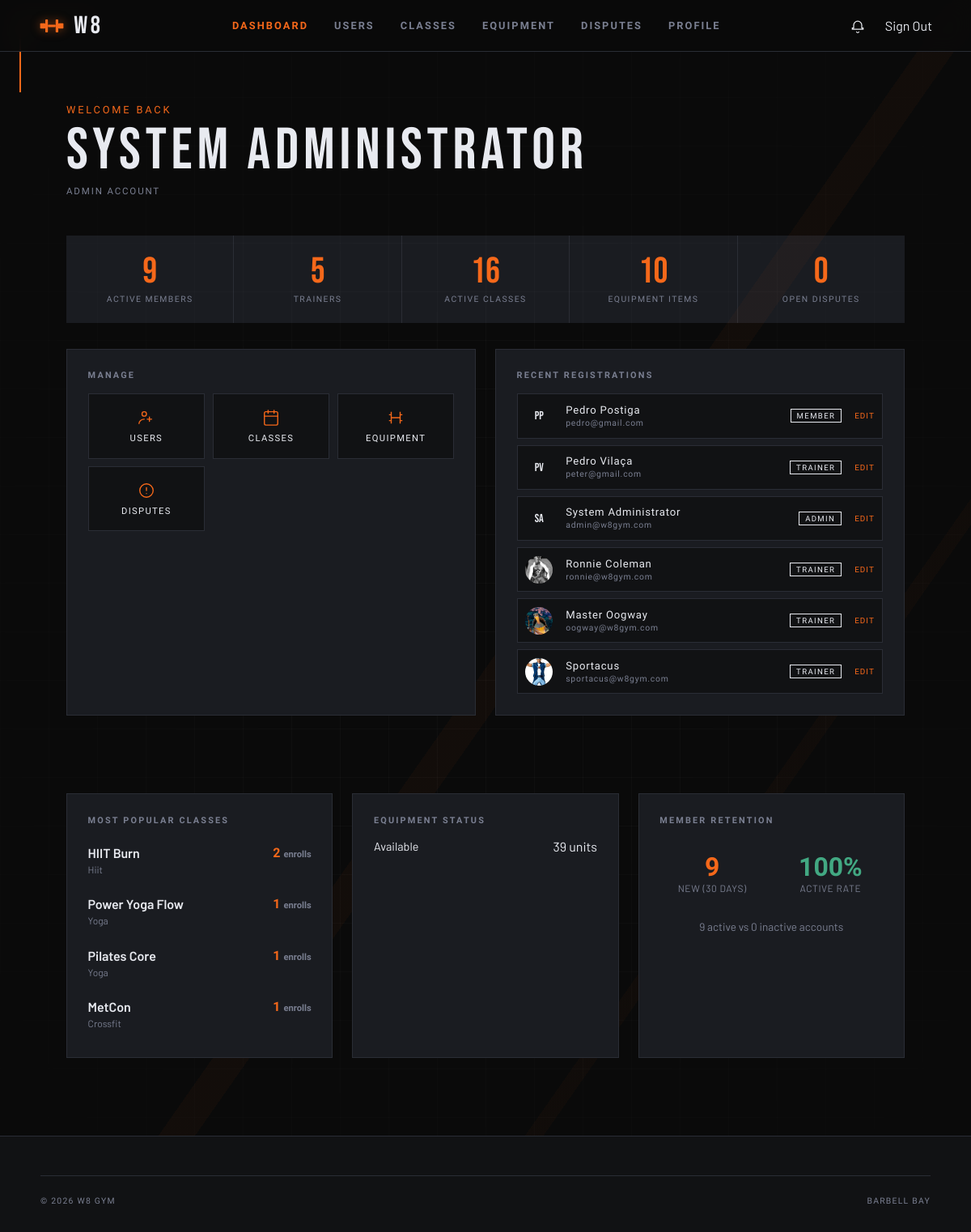
/pages/dashboard.php (signed in), run on the app's committed database.
### tables this page shows
CREATE TABLE users (
  id             INTEGER PRIMARY KEY AUTOINCREMENT,
  username       TEXT    NOT NULL UNIQUE,
  email          TEXT    NOT NULL UNIQUE,
  password_hash  TEXT    NOT NULL,
  first_name     TEXT    NOT NULL,
  last_name      TEXT    NOT NULL,
  phone          TEXT    DEFAULT NULL,
  date_of_birth  TEXT    DEFAULT NULL,   -- ISO-8601: YYYY-MM-DD
  photo_path     TEXT    DEFAULT NULL,   -- stored relative path
  role           TEXT    NOT NULL DEFAULT 'member'
                         CHECK (role IN ('member','trainer','admin')),
  is_active      INTEGER NOT NULL DEFAULT 1,
  created_at     TEXT    NOT NULL DEFAULT (datetime('now')),
  updated_at     TEXT    NOT NULL DEFAULT (datetime('now'))
  -- NOTE: update updated_at via UPDATE trigger or in application code
);

### config/session.php (called while the page is built, shortened)
<?php
function current_user(): ?array {
    return $_SESSION['user'] ?? null;
}
function require_login(string $redirect = '../pages/sign_in.php'): array {
    $user = current_user();
    return $user;
}

### pages/dashboard.php (the view, shortened to what this page needs)
<?php
require_once __DIR__ . '/../config/session.php';
$user  = require_login();
$db    = get_db();
$role  = $user['role'];
$admin_stats       = [];
if ($role === 'admin') {
    $admin_stats['total_members']  = $db->query('SELECT COUNT(*) FROM users WHERE role="member" AND is_active=1')->fetchColumn();
    $admin_stats['total_trainers'] = $db->query('SELECT COUNT(*) FROM users WHERE role="trainer" AND is_active=1')->fetchColumn();
    $admin_stats['total_classes']  = $db->query('SELECT COUNT(*) FROM classes WHERE is_active=1')->fetchColumn();
    $admin_stats['open_disputes']  = $db->query('SELECT COUNT(*) FROM disputes WHERE status="open"')->fetchColumn();
    $admin_stats['total_equipment'] = $db->query('SELECT COUNT(*) FROM equipment')->fetchColumn();
    $admin_stats['popular_classes'] = $db->query(
        "SELECT c.name, c.type, COUNT(e.id) as enroll_count
         FROM classes c
         LEFT JOIN class_sessions cs ON cs.class_id = c.id
         LEFT JOIN enrollments e ON e.session_id = cs.id AND e.status = 'enrolled'
         GROUP BY c.id
         ORDER BY enroll_count DESC
         LIMIT 4"
    )->fetchAll();
    $admin_stats['equipment_usage'] = $db->query(
        "SELECT status, COUNT(*) as count FROM equipment_units GROUP BY status"
    )->fetchAll();
    $admin_stats['retention_active'] = (int)$db->query("SELECT COUNT(*) FROM users WHERE role = 'member' AND is_active = 1")->fetchColumn();
    $admin_stats['retention_inactive'] = (int)$db->query("SELECT COUNT(*) FROM users WHERE role = 'member' AND is_active = 0")->fetchColumn();
    $admin_stats['new_signups'] = (int)$db->query("SELECT COUNT(*) FROM users WHERE role = 'member' AND created_at >= date('now', '-30 days')")->fetchColumn();
    $recent_users = $db->query(
        'SELECT id, first_name, last_name, email, role, photo_path, created_at FROM users ORDER BY created_at DESC LIMIT 6'
    )->fetchAll();
}
?>
<!DOCTYPE html>
<html lang="en">
<head>
  <link rel="stylesheet" href="../css/base.css">
  <link rel="stylesheet" href="../css/components.css">
  <link rel="stylesheet" href="../css/dashboard.css">
</head>
<body>
  <div class="bg-fixed bg-grid"></div>
  <div class="bg-fixed bg-diagonal"></div>
  <span class="corner corner--tl"></span>
  <?php
    require_once __DIR__ . '/../includes/nav.php';
  ?>
  <main>
    <header class="dash-hero">
      <div class="dash-hero__greeting">Welcome back</div>
      <div class="dash-hero__name"><?= htmlspecialchars($user['first_name'] . ' ' . $user['last_name']) ?></div>
      <div class="dash-hero__role"><?= ucfirst($role) ?> Account</div>
    </header>
    <?php if ($role === 'admin'): ?>
    <section style="max-width:1100px;margin:0 auto;padding:0 2rem 2rem;">
    <div class="stat-cards">
      <article class="stat-card">
        <div class="stat-card__n"><?= $admin_stats['total_members'] ?></div>
        <div class="stat-card__l">Active Members</div>
      </article>
      <article class="stat-card">
        <div class="stat-card__n"><?= $admin_stats['total_trainers'] ?></div>
        <div class="stat-card__l">Trainers</div>
      </article>
      <article class="stat-card">
        <div class="stat-card__n"><?= $admin_stats['total_classes'] ?></div>
        <div class="stat-card__l">Active Classes</div>
      </article>
      <article class="stat-card">
        <div class="stat-card__n"><?= $admin_stats['total_equipment'] ?></div>
        <div class="stat-card__l">Equipment Items</div>
      </article>
      <article class="stat-card">
        <div class="stat-card__n" style="<?= $admin_stats['open_disputes'] > 0 ? 'color:#e84040' : '' ?>"><?= $admin_stats['open_disputes'] ?></div>
        <div class="stat-card__l">Open Disputes</div>
      </article>
      </div>
    </section>
    <section class="dash-grid dash-grid--admin" style="grid-template-columns:1fr 1fr;">
    <article class="dash-card">
      <div class="dash-card__title">Manage</div>
      <div class="quick-links">
        <a href="admin_users.php" class="quick-link">
          <svg viewBox="0 0 24 24" fill="none"><circle cx="9" cy="7" r="3" stroke="currentColor" stroke-width="1.5"/><path d="M2 20c0-3.314 3.134-6 7-6" stroke="currentColor" stroke-width="1.5" stroke-linecap="round"/><path d="M16 11v6M13 14h6" stroke="currentColor" stroke-width="1.5" stroke-linecap="round"/></svg>
          <span>Users</span>
        </a>
        <a href="admin_classes.php" class="quick-link">
          <svg viewBox="0 0 24 24" fill="none"><rect x="3" y="4" width="18" height="18" rx="2" stroke="currentColor" stroke-width="1.5"/><path d="M3 10h18M8 2v4M16 2v4" stroke="currentColor" stroke-width="1.5" stroke-linecap="round"/></svg>
          <span>Classes</span>
        </a>
        <a href="admin_equipment.php" class="quick-link">
          <svg viewBox="0 0 24 24" fill="none"><path d="M6 4v16M18 4v16M3 8h3M18 8h3M3 16h3M18 16h3M6 12h12" stroke="currentColor" stroke-width="1.5"/></svg>
          <span>Equipment</span>
        </a>
        <a href="admin_disputes.php" class="quick-link">
          <svg viewBox="0 0 24 24" fill="none"><circle cx="12" cy="12" r="9" stroke="currentColor" stroke-width="1.5"/><path d="M12 8v4M12 16h.01" stroke="currentColor" stroke-width="1.5" stroke-linecap="round"/></svg>
          <span>Disputes</span>
        </a>
      </div>
    </article>
    <article class="dash-card">
      <div class="dash-card__title">Recent Registrations</div>
      <div class="user-list">
        <?php foreach ($recent_users as $u): ?>
        <article class="user-row">
          <div class="user-row__avatar">
            <?php if ($u['photo_path']): ?>
              <img src="../<?= htmlspecialchars($u['photo_path']) ?>" alt="">
            <?php else: ?>
              <?= strtoupper(substr($u['first_name'],0,1) . substr($u['last_name'],0,1)) ?>
            <?php endif; ?>
          </div>
          <div class="user-row__name"><?= htmlspecialchars($u['first_name'] . ' ' . $u['last_name']) ?><br>
            <span style="font-size:.65rem;color:var(--subtle)"><?= htmlspecialchars($u['email']) ?></span>
          </div>
          <span class="user-row__badge user-row__badge--<?= $u['role'] ?>"><?= $u['role'] ?></span>
          <a href="admin_users.php?edit=<?= $u['id'] ?>" style="font-family:var(--fu);font-size:.62rem;letter-spacing:.1em;text-transform:uppercase;color:var(--accent);">Edit</a>
        </article>
        <?php endforeach; ?>
      </div>
    </article>
    </section>
    <section class="dash-grid dash-grid--admin" style="grid-template-columns:1fr 1fr 1fr;">
      <article class="dash-card">
        <div class="dash-card__title">Most Popular Classes</div>
        <div class="session-list" style="margin-top:1rem;">
          <?php foreach ($admin_stats['popular_classes'] as $pc): ?>
            <div style="display:flex;justify-content:space-between;border-bottom:1px solid var(--surface-3);padding:0.5rem 0;">
              <div>
                <span style="font-weight:600;display:block;"><?= htmlspecialchars($pc['name']) ?></span>
                <span style="font-size:0.75rem;color:var(--subtle);"><?= ucfirst($pc['type']) ?></span>
              </div>
              <div style="font-family:var(--fu);font-weight:600;color:var(--accent);">
                <?= $pc['enroll_count'] ?> <span style="font-size:0.7rem;color:var(--subtle);">enrolls</span>
              </div>
            </div>
          <?php endforeach; ?>
        </div>
      </article>
      <article class="dash-card">
        <div class="dash-card__title">Equipment Status</div>
        <div style="margin-top:1rem;display:flex;flex-direction:column;gap:0.75rem;">
          <?php foreach ($admin_stats['equipment_usage'] as $eq): ?>
            <div style="display:flex;justify-content:space-between;align-items:center;">
              <span style="text-transform:capitalize;font-size:0.9rem;"><?= str_replace('_', ' ', $eq['status']) ?></span>
              <span class="badge badge--<?= $eq['status'] === 'available' ? 'completed' : ($eq['status'] === 'maintenance' ? 'in_review' : 'cancelled') ?>"><?= $eq['count'] ?> units</span>
            </div>
          <?php endforeach; ?>
        </div>
      </article>
      <article class="dash-card">
        <div class="dash-card__title">Member Retention</div>
        <div style="margin-top:1rem;display:grid;grid-template-columns:1fr 1fr;gap:1rem;">
          <div style="text-align:center;background:var(--surface-2);padding:1rem;border-radius:8px;">
            <div style="font-size:2rem;font-weight:700;font-family:var(--fu);color:var(--accent);"><?= $admin_stats['new_signups'] ?></div>
            <div style="font-size:0.75rem;color:var(--subtle);text-transform:uppercase;letter-spacing:0.05em;">New (30 days)</div>
          </div>
          <div style="text-align:center;background:var(--surface-2);padding:1rem;border-radius:8px;">
            <?php $total_mem = $admin_stats['retention_active'] + $admin_stats['retention_inactive'];
                  $retention_rate = $total_mem > 0 ? round(($admin_stats['retention_active'] / $total_mem) * 100) : 0; ?>
            <div style="font-size:2rem;font-weight:700;font-family:var(--fu);color:#42a882;"><?= $retention_rate ?>%</div>
            <div style="font-size:0.75rem;color:var(--subtle);text-transform:uppercase;letter-spacing:0.05em;">Active Rate</div>
          </div>
        </div>
        <div style="margin-top:1rem;font-size:0.85rem;color:var(--subtle);text-align:center;">
          <?= $admin_stats['retention_active'] ?> active vs <?= $admin_stats['retention_inactive'] ?> inactive accounts
        </div>
      </article>
    </section>
    <?php endif; ?>
  </main>
  <footer>
    <div class="footer-inner">
      <div class="footer-bottom">
        <span>&copy; 2026 W8 Gym</span>
        <span>Barbell Bay</span>
      </div>
    </div>
  </footer>
</body>
</html>

### css/base.css (style rules this page uses)
:root { --color-black: #0a0a0a; --color-dark: #111214; --color-steel: #1a1c21; --color-border: #2a2d35; --color-muted: #3e424f; --color-text: #e8eaf0; --color-subtle: #7a7f91; --color-accent: #f5681a; --color-accent2: #ff8c42; --color-glow: rgba(245, 104, 26, 0.18); --grad-accent: linear-gradient(135deg, var(--color-accent) 0%, var(--color-accent2) 100%); --radius-card: 2px; --radius-field: 2px; --transition: 0.22s cubic-bezier(0.4, 0, 0.2, 1); --font-display: 'Bebas Neue', sans-serif; --font-ui: 'Barlow Condensed', sans-serif; --font-body: 'Barlow', sans-serif; --fd: var(--font-display); --fu: var(--font-ui); --fb: var(--font-body); --t: var(--transition); --accent: var(--color-accent); --accent2: var(--color-accent2); --subtle: var(--color-subtle); --border: var(--color-border); --steel: var(--color-steel); --dark: var(--color-dark); --text: var(--color-text); --grad: var(--grad-accent); }
*, *::before, *::after { box-sizing: border-box; margin: 0; padding: 0; }
html { font-size: 16px; scroll-behavior: smooth; }
body { min-height: 100vh; background: var(--color-black); color: var(--color-text); font-family: var(--font-body); overflow-x: hidden; }
a { color: var(--color-accent); text-decoration: none; transition: color var(--transition); }
img { max-width: 100%; height: auto; display: block; }

### css/components.css (style rules this page uses)
.bg-layer, .bg-fixed { position: fixed; inset: 0; pointer-events: none; z-index: 0; }
.bg-grid { background-image: linear-gradient(rgba(255,255,255,0.025) 1px, transparent 1px), linear-gradient(90deg, rgba(255,255,255,0.025) 1px, transparent 1px); background-size: 60px 60px; mask-image: radial-gradient(ellipse 70% 70% at 50% 50%, black 30%, transparent 100%); }
.bg-diagonal { background: linear-gradient( 125deg, transparent 0%, transparent 52%, rgba(245,104,26,0.04) 52%, rgba(245,104,26,0.04) 54%, transparent 54%, transparent 72%, rgba(245,104,26,0.03) 72%, rgba(245,104,26,0.03) 73%, transparent 73% ); }
.corner { position: fixed; width: 90px; height: 90px; pointer-events: none; z-index: 1; }
.corner--tl { top: 24px; left: 24px; border-top: 2px solid var(--accent); border-left: 2px solid var(--accent); animation: corner-pulse 3s ease-in-out infinite; }
footer { position: relative; z-index: 10; background: var(--dark); border-top: 1px solid var(--border); padding: 3rem 2rem 2rem; }
.footer-inner { max-width: 1100px; margin: 0 auto; }
.footer-bottom { border-top: 1px solid var(--border); padding-top: 1.5rem; display: flex; justify-content: space-between; flex-wrap: wrap; gap: 1rem; font-family: var(--fu); font-size: .65rem; letter-spacing: .12em; text-transform: uppercase; color: var(--subtle); }

### data on the page
users: first_name+last_name "System Administrator", first_name+last_name "SA", email "admin@w8gym.com", role "ADMIN"
users: first_name+last_name "PP", first_name+last_name "Pedro Postiga", email "pedro@gmail.com", role "MEMBER"
users: first_name+last_name "PV", first_name+last_name "Pedro Vilaça", email "peter@gmail.com", role "TRAINER"
users: photo_path (picture), first_name+last_name "Ronnie Coleman", email "ronnie@w8gym.com", role "TRAINER"
users: photo_path (picture), first_name+last_name "Master Oogway", email "oogway@w8gym.com", role "TRAINER"
users: photo_path (picture), first_name+last_name "Sportacus", email "sportacus@w8gym.com", role "TRAINER"

### other printed values
$role "ADMIN"
$admin_stats['total_members'] "9"
$admin_stats['total_trainers'] "5"
$admin_stats['total_classes'] "16"
$admin_stats['total_equipment'] "10"
$admin_stats['open_disputes'] "0"
$pc['name'] "HIIT Burn"
$pc['type'] "Hiit"
$pc['enroll_count'] "2"
$pc['name'] "Power Yoga Flow"
$pc['type'] "Yoga"
$pc['enroll_count'] "1"
$pc['name'] "Pilates Core"
$pc['name'] "MetCon"
$pc['type'] "Crossfit"
